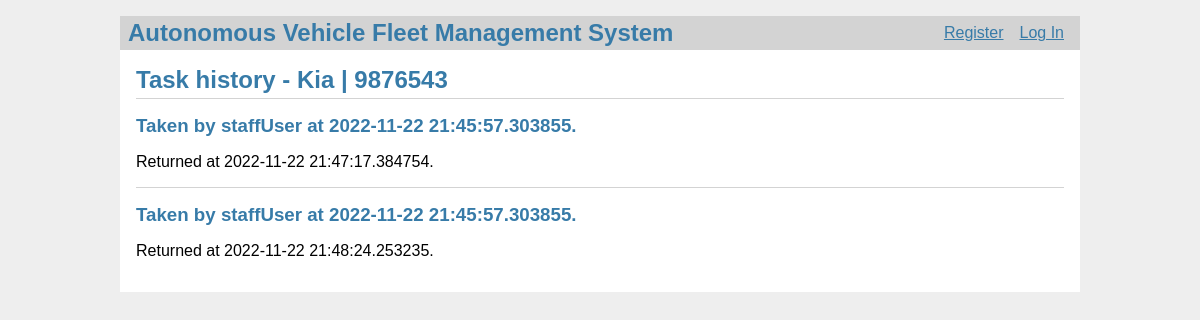
/vehicles/task_history?vid=2, run on the app's committed database.
### models.py (models this page shows, shortened)
class Vehicle(db.Model):
    id = db.Column(db.Integer, primary_key=True)
    manufacturer = db.Column(db.String(80), unique=False, nullable=False)
    license_plate_number = db.Column(
        db.String(80), unique=True, nullable=False)
    user_id = db.Column(db.Integer, nullable=True)
    available = db.Column(db.Boolean, unique=False,
                          nullable=False, default=True)

class VehicleTask(db.Model):
    id = db.Column(db.Integer, primary_key=True)
    vehicle_id = db.Column(db.Integer, nullable=False)
    user_id = db.Column(db.Integer, nullable=False)
    completed = db.Column(db.Boolean, unique=False,
                          nullable=False, default=False)
    start_time = db.Column(db.DateTime, nullable=False)
    end_time = db.Column(db.DateTime, nullable=True)

class User(db.Model):
    id = db.Column(db.Integer, primary_key=True)
    username = db.Column(db.String(80), unique=True, nullable=False)
    password = db.Column(db.String(80), unique=True, nullable=False)
    role = db.Column(db.String(80), unique=False, nullable=False)

### vehicles.py (the view)
@bp.route('/task_history', methods=('GET', 'POST'))
def task_history():
    vid = request.args.get('vid')
    vehicle = Vehicle.query.filter_by(id=vid).first()
    tasks = VehicleTask.query.filter_by(vehicle_id=vid).all()
    users = {
        user.id: user for user in
        User.query.filter(User.id.in_(
            [task.user_id for task in tasks]
        )).all()
    }
    return render_template('vehicles/task_history.html', vehicle=vehicle, tasks=tasks, users=users)

### auth.py (called while the page is built)
@bp.before_app_request
def load_logged_in_user():
    user_id = session.get('user_id')
    if user_id is None:
        g.user = None
    else:
        g.user = User.query.filter_by(id=user_id).first()

### templates/vehicles/task_history.html (shortened to what this page needs)
{% extends 'base.html' %}
{% block header %}
<h1>Task history - {% block title %}{{ vehicle.manufacturer }} | {{ vehicle.license_plate_number }}{% endblock %}</h1>
{% endblock %}
{% block content %}
{% for t in tasks %}
<article class="task">
    <header>
        <div>
            <h1>Taken by {{ users[t.user_id].username }} at {{ t.start_time }}.</h1>
            {% if t.end_time %}
            <p>Returned at {{ t.end_time }}.</p>
            {% else %}
            <p>Not yet returned.</p>
            {% endif %}
        </div>
    </header>
</article>
{% if not loop.last %}
<hr>
{% endif %}
{% endfor %}
{% endblock %}

### static/style.css (style rules this page uses)
h1 { font-family: sans-serif; color: #377ba8; margin: 1rem 0; }
hr { border: none; border-top: 1px solid lightgray; }
.content>header h1 { flex: auto; margin: 1rem 0 0.25rem 0; }

### data on the page
Vehicle: manufacturer "Kia", license_plate_number "9876543"
VehicleTask: start_time "2022-11-22 21:45:57.303855", end_time "2022-11-22 21:47:17.384754"
User: username "staffUser"
VehicleTask: start_time "2022-11-22 21:45:57.303855", end_time "2022-11-22 21:48:24.253235"
